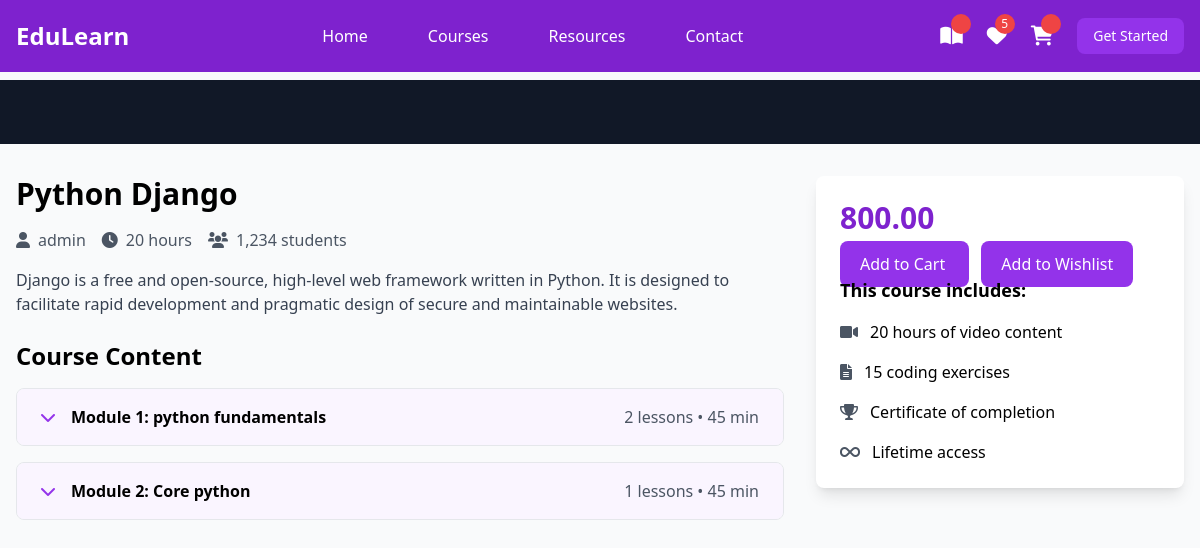
The page /student/course/detail/1 on the database its author committed.
### instructorApp/models.py (models this page shows, shortened)
class Course(models.Model):
    owner=models.ForeignKey(User,on_delete=models.SET_NULL,
                            null=True,related_name="courses")
    category_instance=models.ManyToManyField(Category,related_name='category')
    title=models.CharField(max_length=100)
    description=models.TextField()
    price=models.DecimalField(max_digits=5,decimal_places=2)
    is_free=models.BooleanField(default=False)
    image=models.ImageField(upload_to="courseimages",
                            null=True,blank=True,default="courseimages/default.png")
    thumbnail=EmbedVideoField()
    created_at=models.DateTimeField(auto_now_add=True)
    updated_at=models.DateTimeField(auto_now=True)

class User(AbstractUser):
    options=(
        ('student','student'),
        ('instructor','instructor')
    )
    role=models.CharField(max_length=100,choices=options,default="student")

class Module(models.Model):
    title=models.CharField(max_length=100)
    course_instance=models.ForeignKey(Course,on_delete=models.CASCADE,related_name='modules')
    order=models.PositiveIntegerField()

### studentApp/views.py (the view)
# urls.py: path('student/course/detail/<int:id>',views.CourseDetail.as_view(),name="course_detail"),
class CourseDetail(View):
    def get(self,request,**kwargs):
        course=Course.objects.get(id=kwargs.get("id"))
        return render(request,"student_course_detail.html",{"course":course})

### studentApp/templates/student_course_detail.html (shortened to what this page needs)
{% extends 'student_home.html' %}
{% load embed_video_tags %}
{% block content %}
  <div class="pt-20">
    <div class="bg-gray-900 w-full">
      <div class="max-w-screen-xl mx-auto px-4 py-8">
      </div>
    </div>
    <div class="max-w-screen-xl mx-auto px-4 py-8 grid grid-cols-1 lg:grid-cols-3 gap-8">
      <div class="lg:col-span-2">
        <h1 class="text-3xl font-bold mb-4">{{course.title}}</h1>
        <div class="flex items-center mb-4 text-gray-600">
          <span class="mr-4"><i class="fas fa-user mr-2"></i>{{course.owner}}</span>
          <span class="mr-4"><i class="fas fa-clock mr-2"></i>20 hours</span>
          <span><i class="fas fa-users mr-2"></i>1,234 students</span>
        </div>
        <p class="text-gray-700 mb-6">
          {{course.description}}
        </p>
        <div class="space-y-4">
          <h2 class="text-2xl font-bold mb-4">Course Content</h2>
           {% for module in course.modules.all %}
          <div class="border rounded-lg overflow-hidden">
            <button class="w-full px-6 py-4 bg-purple-50 hover:bg-purple-100 flex items-center justify-between"
              onclick="toggleModule('module{{forloop.counter}}')">
              <div class="flex items-center">
                <i class="fas fa-chevron-down mr-4 text-purple-600"></i>
                <span class="font-semibold">Module {{forloop.counter}}: {{module.title}}</span>
              </div>
              <span class="text-gray-600">{{module.lesson.all.count}} lessons • 45 min</span>
            </button>
          </div>
          {% endfor %}
        </div>
      </div>
      <div class="lg:col-span-1">
        <div class="bg-white p-6 rounded-lg shadow-lg sticky top-24">
          <div class="text-3xl font-bold mb-4 text-purple-700">{{course.price}}</div>
          <a href="{% url 'addtocart_view' course.id %}"
            class="btn btn-primary bg-purple-600 mb-4 text-white px-5 py-3 rounded-lg hover:bg-purple-700 transition duration-300">
            Add to Cart
        </a>
         <a href=""
            class="btn btn-primary mx-3 mb-4 bg-purple-600 text-white px-5 py-3 rounded-lg hover:bg-purple-700 transition duration-300">
            Add to Wishlist
        </a>
          <div class="space-y-4">
            <h3 class="font-bold text-lg">This course includes:</h3>
            <div class="flex items-center">
              <i class="fas fa-video mr-3 text-gray-600"></i>
              <span>20 hours of video content</span>
            </div>
            <div class="flex items-center">
              <i class="fas fa-file-alt mr-3 text-gray-600"></i>
              <span>15 coding exercises</span>
            </div>
            <div class="flex items-center">
              <i class="fas fa-trophy mr-3 text-gray-600"></i>
              <span>Certificate of completion</span>
            </div>
            <div class="flex items-center">
              <i class="fas fa-infinity mr-3 text-gray-600"></i>
              <span>Lifetime access</span>
            </div>
          </div>
        </div>
      </div>
    </div>
  </div>
{% endblock %}

### rows shown on the page
Course: title "Python Django", owner "admin", description "Django is a free and open-source, high-level web framework written in Python. It is designed to facilitate rapid development and pragmatic design of secure and maintainable websites.", price "800.00"
Module: title "python fundamentals", lesson.all.count "2"
Module: title "Core python", lesson.all.count "1"
